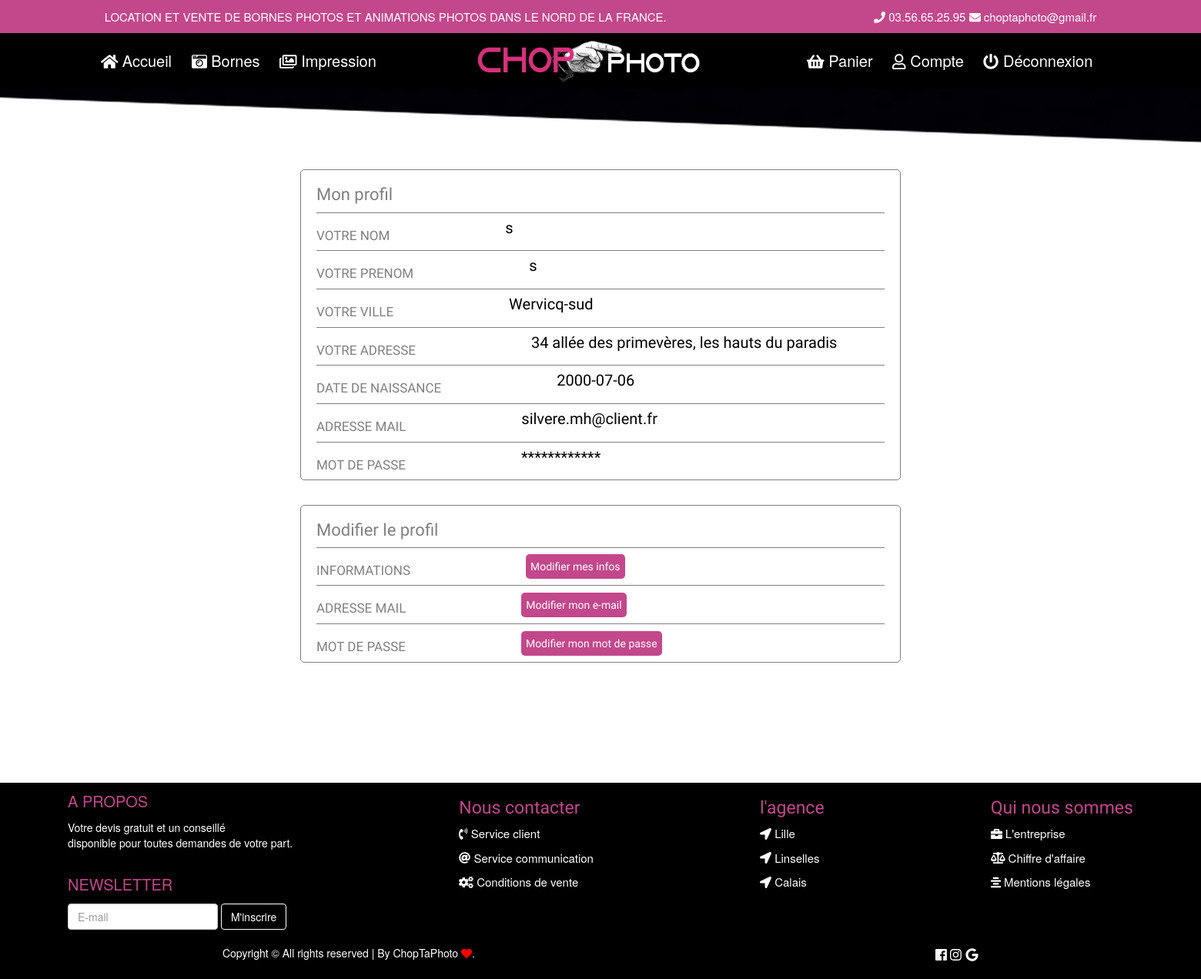
Page /index.php?page=indexinfocompte (signed in) on the committed database.
### tables this page shows
CREATE TABLE `users` (
  `id` int(11) NOT NULL,
  `nom` varchar(50) NOT NULL,
  `prenom` varchar(50) NOT NULL,
  `age` date NOT NULL,
  `adresse` varchar(255) NOT NULL,
  `ville` varchar(255) NOT NULL,
  `login` varchar(255) NOT NULL,
  `passwd` varchar(255) NOT NULL,
  `role` varchar(20) NOT NULL DEFAULT 'client',
  `civilité` varchar(25) NOT NULL
);

### index/INDEXP/indexinfocompte.php (the view, shortened to what this page needs)
<?php
require("params/BDD/bdd.php");
    $log = addslashes($_SESSION['login']);
    $req = "SELECT login, Nom, Prenom, ville, passwd, id, role, age, adresse FROM users WHERE login LIKE (\"$log\") ";
    $ORes = $bdd->query($req);
    while($usr = $ORes->fetch())
    {
        if($usr->role == "client")
            {
                ?>
                    <div class="tableinfo">
                    <h1>Mon profil</h1>
                    <div>
                        <h2>VOTRE NOM</h2>
                        <p><?php echo $usr->Nom; ?></p>
                    </div>
                    <div>
                        <h2>VOTRE PRENOM</h2>
                        <p><?php echo $usr->Prenom; ?></p>
                    </div>
                    <div>
                        <h2>VOTRE VILLE</h2>
                        <p><?php echo $usr->ville; ?></p>
                    </div>
                    <div>
                        <h2>VOTRE ADRESSE</h2>
                        <p><?php echo $usr->adresse; ?></p>
                    </div>
                    <div>
                        <h2>DATE DE NAISSANCE</h2>
                        <p><?php echo $usr->age; ?></p>
                    </div>
                    <div>
                        <h2>ADRESSE MAIL</h2>
                        <p><?php echo $usr->login;?></p>
                    </div>
                    <div>
                        <h2>MOT DE PASSE</h2>
                        <p>************</p>
                    </div>
                    </div>
                    <div class="tableupdate">
                    <h1>Modifier le profil</h1>
                    <div>
                        <h2>INFORMATIONS</h2>
                        <a href="index.php?page=modificationinfos" ><button type="submit" class="btn btn-primary form-group">Modifier mes infos</button></a>
                    </div>
                    <div>
                        <h2>ADRESSE MAIL</h2>
                        <a href="index.php?page=modificationemail" ><button type="submit" class="btn btn-primary form-group">Modifier mon e-mail</button></a>
                    </div>
                    <div>
                        <h2>MOT DE PASSE</h2>
                        <a href="index.php?page=modificationpassword" ><button type="submit" class="btn btn-primary form-group">Modifier mon mot de passe</button></a>
                    </div>
                    </div>
                <?php
            }
                ?>
                <?php
        }

### css/mainindexinfocompte.css (style rules this page uses)
a { color : rgb(0,0,0); }
.tableinfo { margin: 0% 25% 0% 25%; border: solid 1px gray; border-radius: 5px; display: flex; flex-direction: column; font-family : 'Yanone Kaffeesatz',sans-serif; }
.tableinfo div { display: flex; margin: 0 20px 0 20px; border-top: gray solid 1px; align-items: center; }
.tableinfo h1 { margin-left: 20px; color: gray; display: flex; align-items: center; font-size: 22px; }
.tableinfo h2 { font-size: 17px; color: gray; display: flex; align-items: center; }
.tableinfo p { font-size: 20px; color: black; display: flex; align-items: center; margin-left: 150px; }
.tableupdate { margin: 2% 25% 10% 25%; border: solid 1px gray; border-radius: 5px; display: flex; flex-direction: column; font-family : 'Yanone Kaffeesatz',sans-serif; }
.tableupdate div { display: flex; margin: 0 20px 0 20px; border-top: gray solid 1px; align-items: center; }
.tableupdate h1 { margin-left: 20px; color: gray; display: flex; align-items: center; font-size: 22px; }
.tableupdate h2 { font-size: 17px; color: gray; display: flex; align-items: center; }
.tableupdate button { margin-left: 150px; border-radius: 5px; background-color: rgba(195,71,139,1.00); color: white; border: solid 0; padding: 6px; }
.btn { border : 0; border : 1px solid rgb(255,255,255); color : rgb(255,255,255); background-color : rgb(0,0,0); }

### rows in the picture
users: nom "s", prenom "s", ville "Wervicq-sud", adresse "34 allée des primevères, les hauts du paradis", age "2000-07-06", login "silvere.mh@client.fr"
